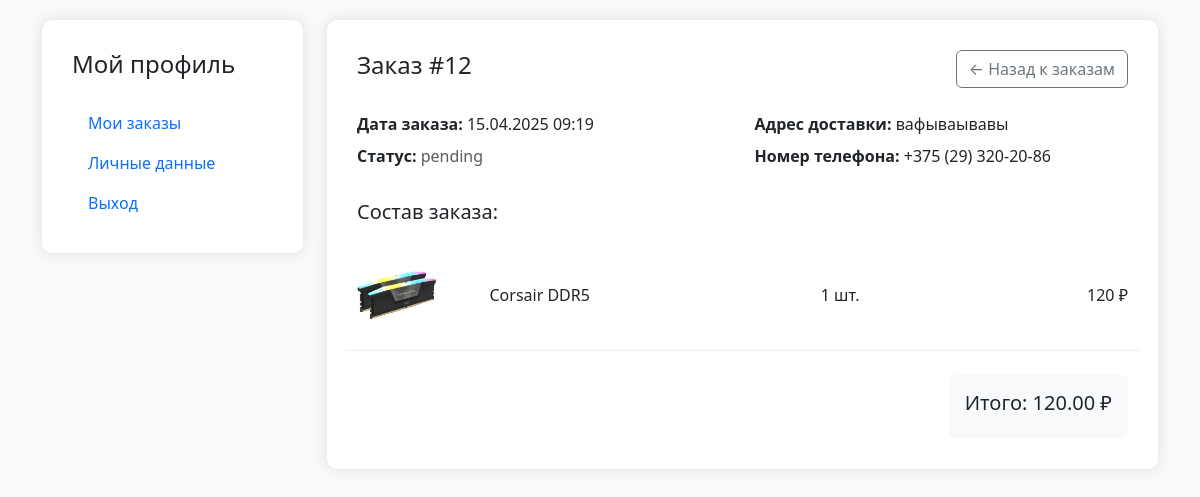
The app's page /order_details.php?id=12 (signed in) with its own data.
### tables this page shows
CREATE TABLE `orders` (
  `id` int(11) NOT NULL,
  `user_id` int(11) NOT NULL,
  `total_price` decimal(10,2) NOT NULL,
  `created_at` timestamp NOT NULL DEFAULT current_timestamp(),
  `status` enum('pending','completed','cancelled') DEFAULT 'pending',
  `order_date` timestamp NOT NULL DEFAULT current_timestamp(),
  `comment` text NOT NULL,
  `delivery_address` text DEFAULT NULL
);

CREATE TABLE `users` (
  `id` int(11) NOT NULL,
  `username` varchar(50) NOT NULL,
  `password` varchar(255) NOT NULL,
  `email` varchar(100) NOT NULL,
  `phone` varchar(20) DEFAULT NULL,
  `address` text DEFAULT NULL
);

CREATE TABLE `order_items` (
  `id` int(11) NOT NULL,
  `order_id` int(11) NOT NULL,
  `product_id` int(11) NOT NULL,
  `quantity` int(11) NOT NULL,
  `price` decimal(10,2) NOT NULL
);

CREATE TABLE `products` (
  `id` int(11) NOT NULL,
  `name` varchar(100) NOT NULL,
  `description` text DEFAULT NULL,
  `price` decimal(10,2) NOT NULL,
  `quantity` int(11) NOT NULL,
  `category` varchar(100) DEFAULT NULL,
  `subcategory` varchar(100) DEFAULT NULL,
  `image` varchar(255) DEFAULT NULL
);

### order_details.php (the view, shortened to what this page needs)
<?php
require 'db.php';
$order_id = isset($_GET['id']) ? (int)$_GET['id'] : 0;
$user_id = $_SESSION['user_id'];
$stmt = $pdo->prepare("SELECT username, email, phone, address FROM users WHERE id = ?");
$stmt->execute([$user_id]);
$user = $stmt->fetch();
$stmt = $pdo->prepare("SELECT o.id, o.total_price, o.order_date, o.status,
                      o.comment, o.delivery_address
                      FROM orders o
                      WHERE o.id = ? AND o.user_id = ?");
$stmt->execute([$order_id, $user_id]);
$order = $stmt->fetch();
$stmt = $pdo->prepare("SELECT oi.quantity, oi.price, p.name, p.image
                      FROM order_items oi
                      JOIN products p ON oi.product_id = p.id
                      WHERE oi.order_id = ?");
$stmt->execute([$order_id]);
$order_items = $stmt->fetchAll();
?>
<!DOCTYPE html>
<html lang="ru">
<head>
    <link href="https://cdn.jsdelivr.net/npm/bootstrap@5.3.0/dist/css/bootstrap.min.css" rel="stylesheet">
</head>
<body>
    <div class="container">
        <div class="row">
            <div class="col-md-3">
                <div class="order-card">
                    <h4 class="mb-4">Мой профиль</h4>
                    <ul class="nav nav-pills flex-column">
                        <li class="nav-item">
                            <a class="nav-link" href="profile.php">Мои заказы</a>
                        </li>
                        <li class="nav-item">
                            <a class="nav-link" href="profile_edit.php">Личные данные</a>
                        </li>
                        <li class="nav-item">
                            <a class="nav-link" href="logout.php">Выход</a>
                        </li>
                    </ul>
                </div>
            </div>
            <div class="col-md-9">
                <div class="order-card">
                    <div class="d-flex justify-content-between align-items-center mb-4">
                        <h4>Заказ #<?= $order['id'] ?></h4>
                        <a href="profile.php" class="btn btn-outline-secondary">← Назад к заказам</a>
                    </div>
                    <div class="row mb-4">
                        <div class="col-md-6">
                            <div class="mb-2"><strong>Дата заказа:</strong> <?= date('d.m.Y H:i', strtotime($order['order_date'])) ?></div>
                            <div class="mb-2"><strong>Статус:</strong>
                                <?php
                                $status_class = '';
                                switch ($order['status']) {
                                    default:
                                        $status_class = 'text-muted';
                                        $status_text = $order['status'];
                                }
                                ?>
                                <span class="<?= $status_class ?>"><?= $status_text ?></span>
                            </div>
                        </div>
                        <div class="col-md-6">
                            <div class="mb-2"><strong>Адрес доставки:</strong> <?= htmlspecialchars($user['address']) ?></div>
                            <div class="mb-2"><strong>Номер телефона:</strong> <?= htmlspecialchars($user['phone']) ?></div>
                        </div>
                    </div>
                    <h5 class="mb-3">Состав заказа:</h5>
                    <?php foreach ($order_items as $item): ?>
                        <div class="row order-item align-items-center">
                            <div class="col-md-2">
                                <img src="<?= htmlspecialchars($item['image']) ?>" alt="<?= htmlspecialchars($item['name']) ?>" class="product-image img-fluid">
                            </div>
                            <div class="col-md-5">
                                <div><?= htmlspecialchars($item['name']) ?></div>
                            </div>
                            <div class="col-md-2">
                                <div><?= $item['quantity'] ?> шт.</div>
                            </div>
                            <div class="col-md-3 text-end">
                                <div><?= $item['price'] * $item['quantity'] ?> ₽</div>
                            </div>
                        </div>
                    <?php endforeach; ?>
                    <div class="d-flex justify-content-end mt-4">
                        <div class="bg-light p-3 rounded">
                            <h5>Итого: <?= $order['total_price'] ?> ₽</h5>
                        </div>
                    </div>
                </div>
            </div>
        </div>
    </div>
</body>
</html>

### order_details.php (style rules this page uses)
body { background-color: #f8f9fa; padding-top: 20px; }
.order-card { background-color: white; border-radius: 10px; box-shadow: 0 0 15px rgba(0,0,0,0.1); padding: 30px; margin-bottom: 30px; }
.product-image { max-width: 80px; height: auto; border-radius: 5px; }
.order-item { border-bottom: 1px solid #eee; padding: 15px 0; }

### records on screen
orders: id "12", order_date "15.04.2025 09:19", status "pending", total_price "120.00"
users: address "вафываывавы", phone "+375 (29) 320-20-86"
order_items: product.image (picture), product.name "Corsair DDR5", quantity "1", $item['price'] * $item['quantity'] "120"
